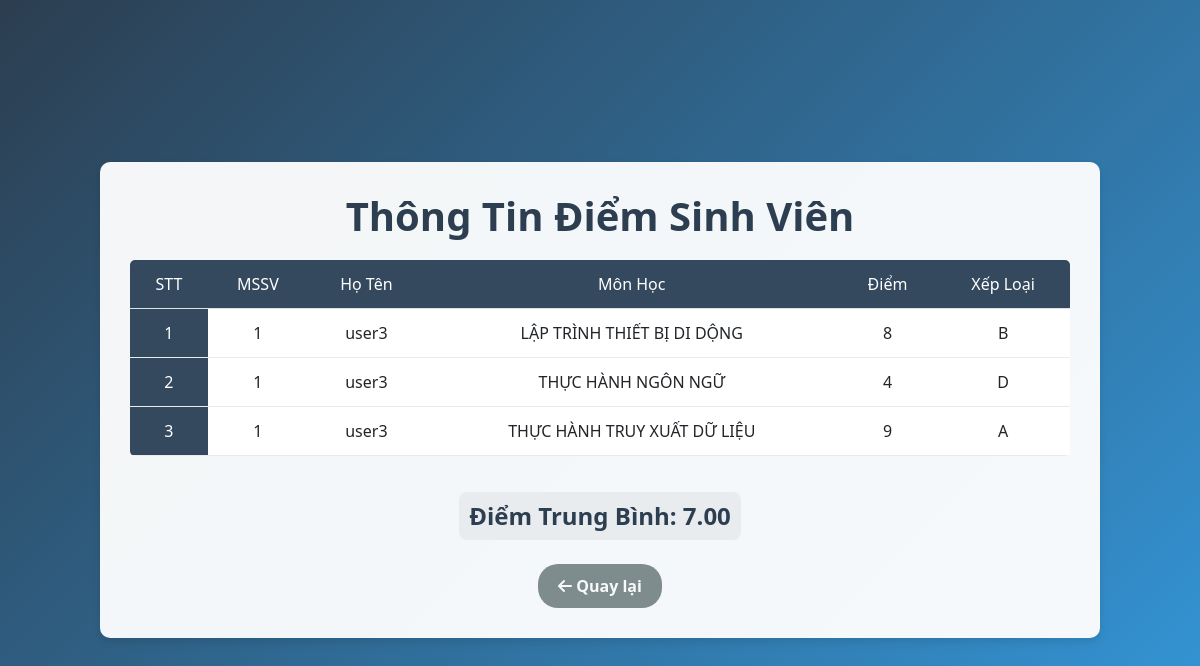
The app's page /grades/student_grades.php?mssv=1 (signed in) with its own data.
### tables this page shows
CREATE TABLE `grades` (
  `id` int(11) NOT NULL,
  `username` varchar(50) NOT NULL,
  `subject` varchar(100) NOT NULL,
  `grade` varchar(10) NOT NULL,
  `mssv` varchar(20) NOT NULL,
  `ho_ten` varchar(100) NOT NULL
);

### grades/student_grades.php (the view, shortened to what this page needs)
<?php
    $mssv = isset($_GET['mssv']) ? $_GET['mssv'] : $_SESSION['mssv'];
    include "../grades/connect.php";
    $mssv = mysqli_real_escape_string($con, $mssv);
    $sql = "SELECT * FROM grades WHERE mssv='$mssv'";
    $result = mysqli_query($con, $sql);
    $avg_sql = "SELECT AVG(grade) as avg_grade FROM grades WHERE mssv='$mssv'";
    $avg_result = mysqli_query($con, $avg_sql);
    $avg_row = mysqli_fetch_assoc($avg_result);
    $avg_grade = $avg_row['avg_grade'];
?>
<!doctype html>
<html lang="en">
  <head>
    <link rel="stylesheet" href="https://cdn.jsdelivr.net/npm/bootstrap@5.3.0/dist/css/bootstrap.min.css">
  </head>
  <body>
    <div class="container">
        <h1 class="text-center">Thông Tin Điểm Sinh Viên</h1>
        <table class="table mt-3">
            <thead>
                <tr>
                    <th scope="col">STT</th>
                    <th scope="col">MSSV</th>
                    <th scope="col">Họ Tên</th>
                    <th scope="col">Môn Học</th>
                    <th scope="col">Điểm</th>
                    <th scope="col">Xếp Loại</th>
                </tr>
            </thead>
            <tbody>
                <?php
                if($result){
                    $stt = 1;
                    while($row = mysqli_fetch_assoc($result)){
                        $grade_classification = '';
                        if ($row['grade'] >= 9) {
                            $grade_classification = 'A';
                        } elseif ($row['grade'] >= 8) {
                            $grade_classification = 'B';
                        } elseif ($row['grade'] >= 7) {
                            $grade_classification = 'C';
                        } elseif ($row['grade'] >= 4) {
                            $grade_classification = 'D';
                        } else {
                            $grade_classification = 'F';
                        }
                        echo '<tr>
                                <th scope="row">'.$stt.'</th>
                                <td>'.$row['mssv'].'</td>
                                <td>'.$row['ho_ten'].'</td>
                                <td>'.$row['subject'].'</td>
                                <td>'.$row['grade'].'</td>
                                <td>'.$grade_classification.'</td>
                              </tr>';
                        $stt++;
                    }
                }
                ?>
            </tbody>
        </table>
        <div class="text-center">
            <h4>Điểm Trung Bình: <?php echo number_format($avg_grade, 2); ?></h4>
        </div>
        <button class="btn btn-secondary btn-custom mt-3"><a href="../users/user_home.php" class="text-light"><i class="fas fa-arrow-left"></i> Quay lại</a></button>
    </div>
  </body>
</html>

### grades/student_grades.php (style rules this page uses)
body { background: linear-gradient(135deg, #2c3e50, #3498db); min-height: 100vh; font-family: 'Segoe UI', sans-serif; display: flex; justify-content: center; align-items: center; }
.container { background: rgba(255, 255, 255, 0.95); padding: 30px; border-radius: 10px; box-shadow: 0 4px 8px rgba(0, 0, 0, 0.1); margin: 20px; max-width: 1000px; }
h1 { color: #2c3e50; font-weight: 700; text-align: center; margin-bottom: 20px; }
.table { border-radius: 5px; overflow: hidden; background: #fff; }
.table th { background: #34495e; color: white; text-align: center; padding: 12px; font-weight: 500; }
.table td { vertical-align: middle; text-align: center; padding: 12px; }
.table tbody tr { border-bottom: 1px solid #e9ecef; }
.btn-custom { transition: all 0.3s ease; }
.btn-secondary { background-color: #7f8c8d; border: none; padding: 10px 20px; border-radius: 20px; font-weight: bold; display: block; margin: 0 auto; }
a.text-light { text-decoration: none; color: white; }
.text-center h4 { color: #2c3e50; font-weight: 600; background: #e9ecef; padding: 10px; border-radius: 8px; display: inline-block; margin-top: 20px; }

### records on screen
grades: mssv "1", ho_ten "user3", subject "LẬP TRÌNH THIẾT BỊ DI DỘNG", grade "8", grade "B"
grades: mssv "1", ho_ten "user3", subject "THỰC HÀNH NGÔN NGỮ", grade "4", grade "D"
grades: mssv "1", ho_ten "user3", subject "THỰC HÀNH TRUY XUẤT DỮ LIỆU", grade "9", grade "A"

### other values on screen
$avg_grade "7.00"
